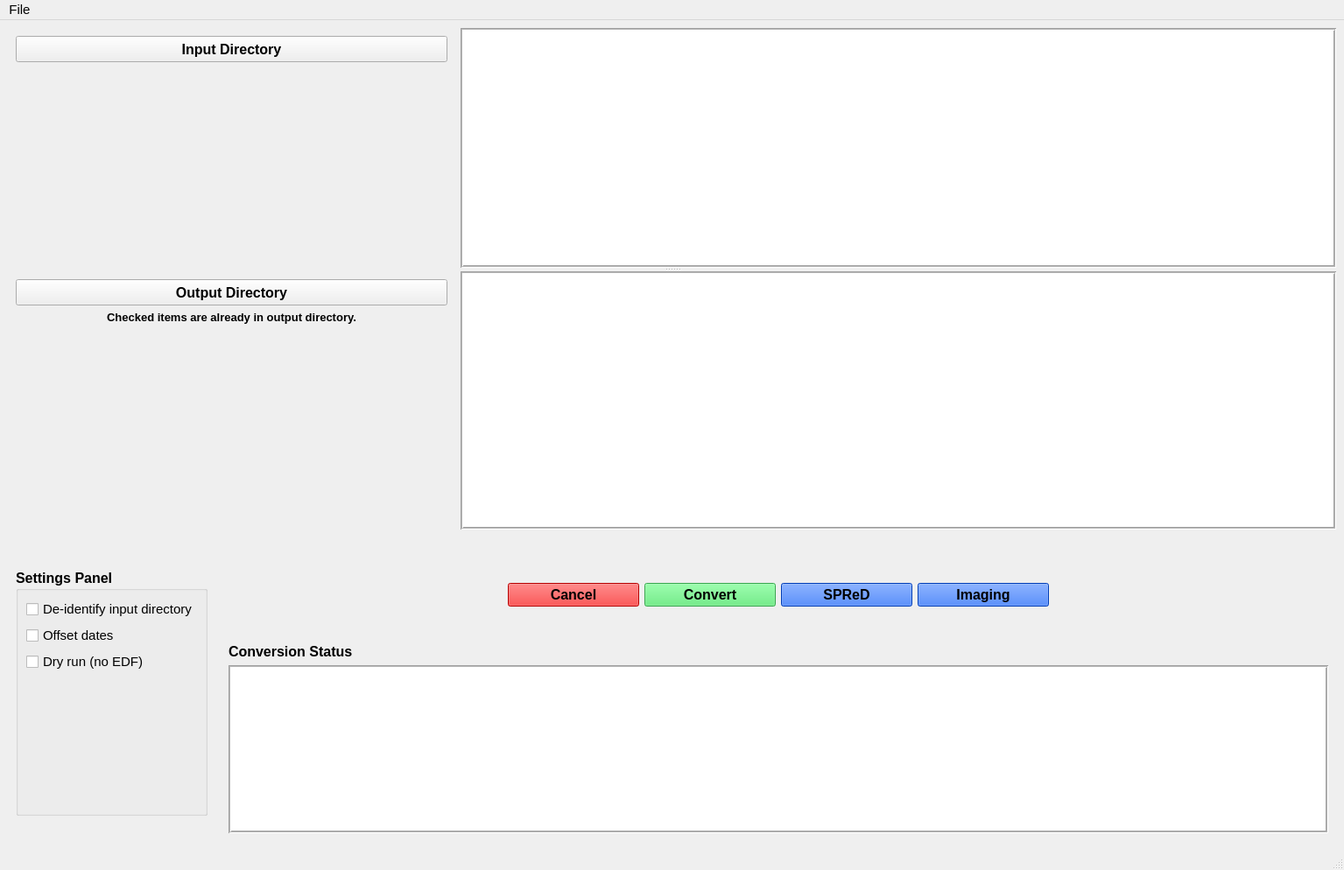
<?xml version="1.0" encoding="UTF-8"?>
<ui version="4.0">
 <class>MainWindow</class>
 <widget class="QMainWindow" name="MainWindow">
  <property name="geometry">
   <rect>
    <x>0</x>
    <y>0</y>
    <width>1535</width>
    <height>994</height>
   </rect>
  </property>
  <property name="sizePolicy">
   <sizepolicy hsizetype="MinimumExpanding" vsizetype="MinimumExpanding">
    <horstretch>0</horstretch>
    <verstretch>0</verstretch>
   </sizepolicy>
  </property>
  <property name="font">
   <font>
    <family>Arial</family>
    <pointsize>12</pointsize>
   </font>
  </property>
  <property name="windowTitle">
   <string>edf2bids converter</string>
  </property>
  <property name="windowIcon">
   <iconset>
    <normaloff>eplink_icon.ico</normaloff>eplink_icon.ico</iconset>
  </property>
  <widget class="QWidget" name="centralwidget">
   <property name="sizePolicy">
    <sizepolicy hsizetype="MinimumExpanding" vsizetype="MinimumExpanding">
     <horstretch>0</horstretch>
     <verstretch>0</verstretch>
    </sizepolicy>
   </property>
   <layout class="QGridLayout" name="gridLayout_2">
    <item row="0" column="0" colspan="2">
     <widget class="QSplitter" name="splitter">
      <property name="sizePolicy">
       <sizepolicy hsizetype="Preferred" vsizetype="MinimumExpanding">
        <horstretch>0</horstretch>
        <verstretch>0</verstretch>
       </sizepolicy>
      </property>
      <property name="minimumSize">
       <size>
        <width>1100</width>
        <height>0</height>
       </size>
      </property>
      <property name="midLineWidth">
       <number>0</number>
      </property>
      <property name="orientation">
       <enum>Qt::Vertical</enum>
      </property>
      <property name="opaqueResize">
       <bool>false</bool>
      </property>
      <property name="handleWidth">
       <number>4</number>
      </property>
      <property name="childrenCollapsible">
       <bool>true</bool>
      </property>
      <widget class="QWidget" name="widget_6" native="true">
       <property name="sizePolicy">
        <sizepolicy hsizetype="Preferred" vsizetype="MinimumExpanding">
         <horstretch>0</horstretch>
         <verstretch>0</verstretch>
        </sizepolicy>
       </property>
       <property name="minimumSize">
        <size>
         <width>1100</width>
         <height>0</height>
        </size>
       </property>
       <layout class="QGridLayout" name="gridLayout_3">
        <item row="0" column="0">
         <widget class="QWidget" name="widget_4" native="true">
          <property name="sizePolicy">
           <sizepolicy hsizetype="Preferred" vsizetype="MinimumExpanding">
            <horstretch>0</horstretch>
            <verstretch>0</verstretch>
           </sizepolicy>
          </property>
          <property name="minimumSize">
           <size>
            <width>200</width>
            <height>0</height>
           </size>
          </property>
          <layout class="QGridLayout" name="gridLayout_4">
           <item row="0" column="0">
            <widget class="QPushButton" name="loadDirButton">
             <property name="sizePolicy">
              <sizepolicy hsizetype="Preferred" vsizetype="Preferred">
               <horstretch>0</horstretch>
               <verstretch>0</verstretch>
              </sizepolicy>
             </property>
             <property name="minimumSize">
              <size>
               <width>150</width>
               <height>30</height>
              </size>
             </property>
             <property name="font">
              <font>
               <family>Arial</family>
               <pointsize>12</pointsize>
               <weight>75</weight>
               <bold>true</bold>
               <kerning>true</kerning>
              </font>
             </property>
             <property name="styleSheet">
              <string notr="true"/>
             </property>
             <property name="text">
              <string>Input Directory</string>
             </property>
            </widget>
           </item>
           <item row="1" column="0">
            <spacer name="verticalSpacer">
             <property name="orientation">
              <enum>Qt::Vertical</enum>
             </property>
             <property name="sizeType">
              <enum>QSizePolicy::MinimumExpanding</enum>
             </property>
             <property name="sizeHint" stdset="0">
              <size>
               <width>20</width>
               <height>226</height>
              </size>
             </property>
            </spacer>
           </item>
          </layout>
         </widget>
        </item>
        <item row="0" column="1">
         <widget class="QTreeWidget" name="treeViewLoad">
          <property name="sizePolicy">
           <sizepolicy hsizetype="Preferred" vsizetype="MinimumExpanding">
            <horstretch>0</horstretch>
            <verstretch>0</verstretch>
           </sizepolicy>
          </property>
          <property name="minimumSize">
           <size>
            <width>1000</width>
            <height>0</height>
           </size>
          </property>
          <property name="maximumSize">
           <size>
            <width>16777215</width>
            <height>16777215</height>
           </size>
          </property>
          <property name="font">
           <font>
            <family>Arial</family>
            <pointsize>10</pointsize>
           </font>
          </property>
          <property name="contextMenuPolicy">
           <enum>Qt::PreventContextMenu</enum>
          </property>
          <property name="acceptDrops">
           <bool>true</bool>
          </property>
          <property name="autoFillBackground">
           <bool>true</bool>
          </property>
          <property name="frameShape">
           <enum>QFrame::Box</enum>
          </property>
          <property name="frameShadow">
           <enum>QFrame::Sunken</enum>
          </property>
          <property name="lineWidth">
           <number>1</number>
          </property>
          <property name="midLineWidth">
           <number>1</number>
          </property>
          <property name="verticalScrollBarPolicy">
           <enum>Qt::ScrollBarAsNeeded</enum>
          </property>
          <property name="sizeAdjustPolicy">
           <enum>QAbstractScrollArea::AdjustToContents</enum>
          </property>
          <property name="alternatingRowColors">
           <bool>true</bool>
          </property>
          <property name="selectionMode">
           <enum>QAbstractItemView::NoSelection</enum>
          </property>
          <property name="horizontalScrollMode">
           <enum>QAbstractItemView::ScrollPerItem</enum>
          </property>
          <property name="animated">
           <bool>false</bool>
          </property>
          <property name="columnCount">
           <number>0</number>
          </property>
          <attribute name="headerVisible">
           <bool>true</bool>
          </attribute>
          <attribute name="headerStretchLastSection">
           <bool>false</bool>
          </attribute>
         </widget>
        </item>
       </layout>
      </widget>
      <widget class="QWidget" name="widget_8" native="true">
       <property name="sizePolicy">
        <sizepolicy hsizetype="Preferred" vsizetype="MinimumExpanding">
         <horstretch>0</horstretch>
         <verstretch>0</verstretch>
        </sizepolicy>
       </property>
       <property name="minimumSize">
        <size>
         <width>1100</width>
         <height>0</height>
        </size>
       </property>
       <layout class="QGridLayout" name="gridLayout_5">
        <item row="0" column="0">
         <widget class="QWidget" name="widget_5" native="true">
          <property name="sizePolicy">
           <sizepolicy hsizetype="Preferred" vsizetype="MinimumExpanding">
            <horstretch>0</horstretch>
            <verstretch>0</verstretch>
           </sizepolicy>
          </property>
          <property name="minimumSize">
           <size>
            <width>200</width>
            <height>0</height>
           </size>
          </property>
          <layout class="QGridLayout" name="gridLayout_6">
           <item row="0" column="0">
            <widget class="QPushButton" name="outDirButton">
             <property name="sizePolicy">
              <sizepolicy hsizetype="Preferred" vsizetype="Preferred">
               <horstretch>0</horstretch>
               <verstretch>0</verstretch>
              </sizepolicy>
             </property>
             <property name="minimumSize">
              <size>
               <width>150</width>
               <height>30</height>
              </size>
             </property>
             <property name="font">
              <font>
               <family>Arial</family>
               <pointsize>12</pointsize>
               <weight>75</weight>
               <bold>true</bold>
               <kerning>true</kerning>
              </font>
             </property>
             <property name="layoutDirection">
              <enum>Qt::LeftToRight</enum>
             </property>
             <property name="styleSheet">
              <string notr="true"/>
             </property>
             <property name="text">
              <string>Output Directory</string>
             </property>
            </widget>
           </item>
           <item row="1" column="0">
            <widget class="QLabel" name="sText">
             <property name="enabled">
              <bool>true</bool>
             </property>
             <property name="sizePolicy">
              <sizepolicy hsizetype="Minimum" vsizetype="Minimum">
               <horstretch>0</horstretch>
               <verstretch>0</verstretch>
              </sizepolicy>
             </property>
             <property name="minimumSize">
              <size>
               <width>175</width>
               <height>0</height>
              </size>
             </property>
             <property name="font">
              <font>
               <family>Arial</family>
               <pointsize>10</pointsize>
               <weight>75</weight>
               <bold>true</bold>
              </font>
             </property>
             <property name="text">
              <string>Checked items are already in output directory.</string>
             </property>
             <property name="alignment">
              <set>Qt::AlignCenter</set>
             </property>
             <property name="wordWrap">
              <bool>true</bool>
             </property>
            </widget>
           </item>
           <item row="2" column="0">
            <spacer name="verticalSpacer_2">
             <property name="orientation">
              <enum>Qt::Vertical</enum>
             </property>
             <property name="sizeType">
              <enum>QSizePolicy::MinimumExpanding</enum>
             </property>
             <property name="sizeHint" stdset="0">
              <size>
               <width>20</width>
               <height>211</height>
              </size>
             </property>
            </spacer>
           </item>
          </layout>
         </widget>
        </item>
        <item row="0" column="1">
         <widget class="QTreeWidget" name="treeViewOutput">
          <property name="sizePolicy">
           <sizepolicy hsizetype="Preferred" vsizetype="MinimumExpanding">
            <horstretch>0</horstretch>
            <verstretch>0</verstretch>
           </sizepolicy>
          </property>
          <property name="minimumSize">
           <size>
            <width>1000</width>
            <height>0</height>
           </size>
          </property>
          <property name="font">
           <font>
            <family>Arial</family>
            <pointsize>10</pointsize>
           </font>
          </property>
          <property name="contextMenuPolicy">
           <enum>Qt::PreventContextMenu</enum>
          </property>
          <property name="acceptDrops">
           <bool>true</bool>
          </property>
          <property name="autoFillBackground">
           <bool>true</bool>
          </property>
          <property name="frameShape">
           <enum>QFrame::Box</enum>
          </property>
          <property name="frameShadow">
           <enum>QFrame::Sunken</enum>
          </property>
          <property name="lineWidth">
           <number>1</number>
          </property>
          <property name="midLineWidth">
           <number>1</number>
          </property>
          <property name="verticalScrollBarPolicy">
           <enum>Qt::ScrollBarAsNeeded</enum>
          </property>
          <property name="alternatingRowColors">
           <bool>true</bool>
          </property>
          <property name="selectionMode">
           <enum>QAbstractItemView::NoSelection</enum>
          </property>
          <property name="horizontalScrollMode">
           <enum>QAbstractItemView::ScrollPerItem</enum>
          </property>
          <property name="columnCount">
           <number>0</number>
          </property>
          <attribute name="headerVisible">
           <bool>true</bool>
          </attribute>
          <attribute name="headerStretchLastSection">
           <bool>false</bool>
          </attribute>
         </widget>
        </item>
       </layout>
      </widget>
     </widget>
    </item>
    <item row="1" column="0">
     <spacer name="verticalSpacer_3">
      <property name="orientation">
       <enum>Qt::Vertical</enum>
      </property>
      <property name="sizeType">
       <enum>QSizePolicy::Minimum</enum>
      </property>
      <property name="sizeHint" stdset="0">
       <size>
        <width>20</width>
        <height>10</height>
       </size>
      </property>
     </spacer>
    </item>
    <item row="2" column="0">
     <widget class="QWidget" name="widget_7" native="true">
      <property name="sizePolicy">
       <sizepolicy hsizetype="Preferred" vsizetype="MinimumExpanding">
        <horstretch>0</horstretch>
        <verstretch>0</verstretch>
       </sizepolicy>
      </property>
      <property name="minimumSize">
       <size>
        <width>200</width>
        <height>250</height>
       </size>
      </property>
      <property name="maximumSize">
       <size>
        <width>16777215</width>
        <height>300</height>
       </size>
      </property>
      <layout class="QGridLayout" name="gridLayout">
       <item row="0" column="0">
        <widget class="QGroupBox" name="groupBox">
         <property name="sizePolicy">
          <sizepolicy hsizetype="Preferred" vsizetype="MinimumExpanding">
           <horstretch>0</horstretch>
           <verstretch>0</verstretch>
          </sizepolicy>
         </property>
         <property name="minimumSize">
          <size>
           <width>190</width>
           <height>200</height>
          </size>
         </property>
         <property name="font">
          <font>
           <family>Arial</family>
           <pointsize>12</pointsize>
           <weight>75</weight>
           <bold>true</bold>
          </font>
         </property>
         <property name="title">
          <string>Settings Panel</string>
         </property>
         <layout class="QGridLayout" name="gridLayout_9">
          <item row="0" column="0">
           <widget class="QCheckBox" name="deidentifyInputDir">
            <property name="sizePolicy">
             <sizepolicy hsizetype="Preferred" vsizetype="Fixed">
              <horstretch>0</horstretch>
              <verstretch>0</verstretch>
             </sizepolicy>
            </property>
            <property name="font">
             <font>
              <pointsize>11</pointsize>
              <weight>50</weight>
              <bold>false</bold>
             </font>
            </property>
            <property name="text">
             <string>De-identify input directory</string>
            </property>
           </widget>
          </item>
          <item row="1" column="0">
           <widget class="QCheckBox" name="offsetDate">
            <property name="sizePolicy">
             <sizepolicy hsizetype="Preferred" vsizetype="Fixed">
              <horstretch>0</horstretch>
              <verstretch>0</verstretch>
             </sizepolicy>
            </property>
            <property name="font">
             <font>
              <pointsize>11</pointsize>
              <weight>50</weight>
              <bold>false</bold>
             </font>
            </property>
            <property name="text">
             <string>Offset dates</string>
            </property>
            <property name="checked">
             <bool>false</bool>
            </property>
           </widget>
          </item>
          <item row="2" column="0">
           <widget class="QCheckBox" name="dryRun">
            <property name="sizePolicy">
             <sizepolicy hsizetype="Preferred" vsizetype="Fixed">
              <horstretch>0</horstretch>
              <verstretch>0</verstretch>
             </sizepolicy>
            </property>
            <property name="font">
             <font>
              <pointsize>11</pointsize>
              <weight>50</weight>
              <bold>false</bold>
             </font>
            </property>
            <property name="text">
             <string>Dry run (no EDF)</string>
            </property>
           </widget>
          </item>
          <item row="3" column="0">
           <spacer name="verticalSpacer_4">
            <property name="orientation">
             <enum>Qt::Vertical</enum>
            </property>
            <property name="sizeType">
             <enum>QSizePolicy::MinimumExpanding</enum>
            </property>
            <property name="sizeHint" stdset="0">
             <size>
              <width>20</width>
              <height>40</height>
             </size>
            </property>
           </spacer>
          </item>
         </layout>
        </widget>
       </item>
      </layout>
     </widget>
    </item>
    <item row="2" column="1">
     <widget class="QWidget" name="widget_3" native="true">
      <property name="sizePolicy">
       <sizepolicy hsizetype="Preferred" vsizetype="MinimumExpanding">
        <horstretch>0</horstretch>
        <verstretch>0</verstretch>
       </sizepolicy>
      </property>
      <property name="minimumSize">
       <size>
        <width>900</width>
        <height>200</height>
       </size>
      </property>
      <layout class="QGridLayout" name="gridLayout_7">
       <item row="0" column="0">
        <widget class="QWidget" name="widget" native="true">
         <property name="sizePolicy">
          <sizepolicy hsizetype="Preferred" vsizetype="MinimumExpanding">
           <horstretch>0</horstretch>
           <verstretch>0</verstretch>
          </sizepolicy>
         </property>
         <property name="minimumSize">
          <size>
           <width>900</width>
           <height>0</height>
          </size>
         </property>
         <layout class="QGridLayout" name="gridLayout_8">
          <item row="0" column="0">
           <spacer name="horizontalSpacer">
            <property name="orientation">
             <enum>Qt::Horizontal</enum>
            </property>
            <property name="sizeType">
             <enum>QSizePolicy::MinimumExpanding</enum>
            </property>
            <property name="sizeHint" stdset="0">
             <size>
              <width>40</width>
              <height>20</height>
             </size>
            </property>
           </spacer>
          </item>
          <item row="0" column="1">
           <widget class="QPushButton" name="cancelButton">
            <property name="sizePolicy">
             <sizepolicy hsizetype="Fixed" vsizetype="Fixed">
              <horstretch>0</horstretch>
              <verstretch>0</verstretch>
             </sizepolicy>
            </property>
            <property name="minimumSize">
             <size>
              <width>150</width>
              <height>0</height>
             </size>
            </property>
            <property name="maximumSize">
             <size>
              <width>150</width>
              <height>16777215</height>
             </size>
            </property>
            <property name="palette">
             <palette>
              <active>
               <colorrole role="WindowText">
                <brush brushstyle="SolidPattern">
                 <color alpha="255">
                  <red>0</red>
                  <green>0</green>
                  <blue>0</blue>
                 </color>
                </brush>
               </colorrole>
               <colorrole role="Button">
                <brush brushstyle="SolidPattern">
                 <color alpha="255">
                  <red>255</red>
                  <green>0</green>
                  <blue>0</blue>
                 </color>
                </brush>
               </colorrole>
               <colorrole role="Text">
                <brush brushstyle="SolidPattern">
                 <color alpha="255">
                  <red>0</red>
                  <green>0</green>
                  <blue>0</blue>
                 </color>
                </brush>
               </colorrole>
               <colorrole role="ButtonText">
                <brush brushstyle="SolidPattern">
                 <color alpha="255">
                  <red>0</red>
                  <green>0</green>
                  <blue>0</blue>
                 </color>
                </brush>
               </colorrole>
               <colorrole role="Base">
                <brush brushstyle="SolidPattern">
                 <color alpha="255">
                  <red>255</red>
                  <green>0</green>
                  <blue>0</blue>
                 </color>
                </brush>
               </colorrole>
               <colorrole role="Window">
                <brush brushstyle="SolidPattern">
                 <color alpha="255">
                  <red>255</red>
                  <green>0</green>
                  <blue>0</blue>
                 </color>
                </brush>
               </colorrole>
               <colorrole role="PlaceholderText">
                <brush brushstyle="NoBrush">
                 <color alpha="128">
                  <red>0</red>
                  <green>0</green>
                  <blue>0</blue>
                 </color>
                </brush>
               </colorrole>
              </active>
              <inactive>
               <colorrole role="WindowText">
                <brush brushstyle="SolidPattern">
                 <color alpha="255">
                  <red>0</red>
                  <green>0</green>
                  <blue>0</blue>
                 </color>
                </brush>
               </colorrole>
               <colorrole role="Button">
                <brush brushstyle="SolidPattern">
                 <color alpha="255">
                  <red>255</red>
                  <green>0</green>
                  <blue>0</blue>
                 </color>
                </brush>
               </colorrole>
               <colorrole role="Text">
                <brush brushstyle="SolidPattern">
                 <color alpha="255">
                  <red>0</red>
                  <green>0</green>
                  <blue>0</blue>
                 </color>
                </brush>
               </colorrole>
               <colorrole role="ButtonText">
                <brush brushstyle="SolidPattern">
                 <color alpha="255">
                  <red>0</red>
                  <green>0</green>
                  <blue>0</blue>
                 </color>
                </brush>
               </colorrole>
               <colorrole role="Base">
                <brush brushstyle="SolidPattern">
                 <color alpha="255">
                  <red>255</red>
                  <green>0</green>
                  <blue>0</blue>
                 </color>
                </brush>
               </colorrole>
               <colorrole role="Window">
                <brush brushstyle="SolidPattern">
                 <color alpha="255">
                  <red>255</red>
                  <green>0</green>
                  <blue>0</blue>
                 </color>
                </brush>
               </colorrole>
               <colorrole role="PlaceholderText">
                <brush brushstyle="NoBrush">
                 <color alpha="128">
                  <red>0</red>
                  <green>0</green>
                  <blue>0</blue>
                 </color>
                </brush>
               </colorrole>
              </inactive>
              <disabled>
               <colorrole role="WindowText">
                <brush brushstyle="SolidPattern">
                 <color alpha="255">
                  <red>0</red>
                  <green>0</green>
                  <blue>0</blue>
                 </color>
                </brush>
               </colorrole>
               <colorrole role="Button">
                <brush brushstyle="SolidPattern">
                 <color alpha="255">
                  <red>255</red>
                  <green>0</green>
                  <blue>0</blue>
                 </color>
                </brush>
               </colorrole>
               <colorrole role="Text">
                <brush brushstyle="SolidPattern">
                 <color alpha="255">
                  <red>0</red>
                  <green>0</green>
                  <blue>0</blue>
                 </color>
                </brush>
               </colorrole>
               <colorrole role="ButtonText">
                <brush brushstyle="SolidPattern">
                 <color alpha="255">
                  <red>0</red>
                  <green>0</green>
                  <blue>0</blue>
                 </color>
                </brush>
               </colorrole>
               <colorrole role="Base">
                <brush brushstyle="SolidPattern">
                 <color alpha="255">
                  <red>255</red>
                  <green>0</green>
                  <blue>0</blue>
                 </color>
                </brush>
               </colorrole>
               <colorrole role="Window">
                <brush brushstyle="SolidPattern">
                 <color alpha="255">
                  <red>255</red>
                  <green>0</green>
                  <blue>0</blue>
                 </color>
                </brush>
               </colorrole>
               <colorrole role="PlaceholderText">
                <brush brushstyle="NoBrush">
                 <color alpha="128">
                  <red>0</red>
                  <green>0</green>
                  <blue>0</blue>
                 </color>
                </brush>
               </colorrole>
              </disabled>
             </palette>
            </property>
            <property name="font">
             <font>
              <family>Arial</family>
              <pointsize>12</pointsize>
              <weight>75</weight>
              <bold>true</bold>
             </font>
            </property>
            <property name="styleSheet">
             <string notr="true">background-color: rgb(255,0,0);
color: black</string>
            </property>
            <property name="text">
             <string>Cancel</string>
            </property>
            <property name="flat">
             <bool>false</bool>
            </property>
           </widget>
          </item>
          <item row="0" column="2">
           <widget class="QPushButton" name="convertButton">
            <property name="sizePolicy">
             <sizepolicy hsizetype="Fixed" vsizetype="Fixed">
              <horstretch>0</horstretch>
              <verstretch>0</verstretch>
             </sizepolicy>
            </property>
            <property name="minimumSize">
             <size>
              <width>150</width>
              <height>0</height>
             </size>
            </property>
            <property name="maximumSize">
             <size>
              <width>150</width>
              <height>16777215</height>
             </size>
            </property>
            <property name="font">
             <font>
              <family>Arial</family>
              <pointsize>12</pointsize>
              <weight>75</weight>
              <bold>true</bold>
              <kerning>true</kerning>
             </font>
            </property>
            <property name="styleSheet">
             <string notr="true">background-color: rgb(79, 232, 109);
color: black</string>
            </property>
            <property name="text">
             <string>Convert</string>
            </property>
           </widget>
          </item>
          <item row="0" column="3">
           <widget class="QPushButton" name="spredButton">
            <property name="sizePolicy">
             <sizepolicy hsizetype="Fixed" vsizetype="Fixed">
              <horstretch>0</horstretch>
              <verstretch>0</verstretch>
             </sizepolicy>
            </property>
            <property name="minimumSize">
             <size>
              <width>150</width>
              <height>0</height>
             </size>
            </property>
            <property name="maximumSize">
             <size>
              <width>150</width>
              <height>16777215</height>
             </size>
            </property>
            <property name="font">
             <font>
              <family>Arial</family>
              <pointsize>12</pointsize>
              <weight>75</weight>
              <bold>true</bold>
             </font>
            </property>
            <property name="styleSheet">
             <string notr="true">background-color: rgb(0, 85, 255);
color: black</string>
            </property>
            <property name="text">
             <string>SPReD</string>
            </property>
           </widget>
          </item>
          <item row="0" column="4">
           <widget class="QPushButton" name="imagingButton">
            <property name="sizePolicy">
             <sizepolicy hsizetype="Fixed" vsizetype="Fixed">
              <horstretch>0</horstretch>
              <verstretch>0</verstretch>
             </sizepolicy>
            </property>
            <property name="minimumSize">
             <size>
              <width>150</width>
              <height>0</height>
             </size>
            </property>
            <property name="maximumSize">
             <size>
              <width>150</width>
              <height>16777215</height>
             </size>
            </property>
            <property name="font">
             <font>
              <family>Arial</family>
              <pointsize>12</pointsize>
              <weight>75</weight>
              <bold>true</bold>
             </font>
            </property>
            <property name="styleSheet">
             <string notr="true">background-color: rgb(0, 85, 255);
color: black</string>
            </property>
            <property name="text">
             <string>Imaging</string>
            </property>
           </widget>
          </item>
          <item row="0" column="5">
           <spacer name="horizontalSpacer_2">
            <property name="orientation">
             <enum>Qt::Horizontal</enum>
            </property>
            <property name="sizeType">
             <enum>QSizePolicy::MinimumExpanding</enum>
            </property>
            <property name="sizeHint" stdset="0">
             <size>
              <width>40</width>
              <height>20</height>
             </size>
            </property>
           </spacer>
          </item>
         </layout>
        </widget>
       </item>
       <item row="1" column="0">
        <widget class="QLabel" name="label">
         <property name="minimumSize">
          <size>
           <width>900</width>
           <height>0</height>
          </size>
         </property>
         <property name="font">
          <font>
           <family>Arial</family>
           <pointsize>12</pointsize>
           <weight>75</weight>
           <bold>true</bold>
          </font>
         </property>
         <property name="text">
          <string>Conversion Status</string>
         </property>
        </widget>
       </item>
       <item row="2" column="0">
        <widget class="QPlainTextEdit" name="conversionStatus">
         <property name="sizePolicy">
          <sizepolicy hsizetype="MinimumExpanding" vsizetype="MinimumExpanding">
           <horstretch>0</horstretch>
           <verstretch>0</verstretch>
          </sizepolicy>
         </property>
         <property name="minimumSize">
          <size>
           <width>0</width>
           <height>150</height>
          </size>
         </property>
         <property name="maximumSize">
          <size>
           <width>16777215</width>
           <height>300</height>
          </size>
         </property>
         <property name="font">
          <font>
           <family>Arial</family>
           <pointsize>9</pointsize>
          </font>
         </property>
         <property name="frameShape">
          <enum>QFrame::Box</enum>
         </property>
         <property name="midLineWidth">
          <number>1</number>
         </property>
         <property name="textInteractionFlags">
          <set>Qt::NoTextInteraction</set>
         </property>
        </widget>
       </item>
      </layout>
     </widget>
    </item>
   </layout>
  </widget>
  <widget class="QStatusBar" name="statusbar">
   <property name="font">
    <font>
     <family>Arial</family>
    </font>
   </property>
  </widget>
  <widget class="QMenuBar" name="menuBar">
   <property name="geometry">
    <rect>
     <x>0</x>
     <y>0</y>
     <width>1535</width>
     <height>23</height>
    </rect>
   </property>
   <property name="font">
    <font>
     <family>Arial</family>
     <pointsize>11</pointsize>
    </font>
   </property>
   <widget class="QMenu" name="menuFile">
    <property name="font">
     <font>
      <family>Arial</family>
      <pointsize>11</pointsize>
     </font>
    </property>
    <property name="title">
     <string>File</string>
    </property>
    <addaction name="actionLoad_data"/>
    <addaction name="actionSettings"/>
    <addaction name="actionQuit"/>
   </widget>
   <addaction name="menuFile"/>
  </widget>
  <action name="actionLoad_data">
   <property name="text">
    <string>Load data</string>
   </property>
   <property name="font">
    <font>
     <family>Arial</family>
     <pointsize>11</pointsize>
    </font>
   </property>
  </action>
  <action name="actionQuit">
   <property name="text">
    <string>Quit</string>
   </property>
   <property name="font">
    <font>
     <family>Arial</family>
     <pointsize>11</pointsize>
    </font>
   </property>
  </action>
  <action name="actionSettings">
   <property name="text">
    <string>Settings</string>
   </property>
   <property name="font">
    <font>
     <family>Arial</family>
     <pointsize>11</pointsize>
    </font>
   </property>
  </action>
 </widget>
 <resources/>
 <connections>
  <connection>
   <sender>actionLoad_data</sender>
   <signal>triggered(bool)</signal>
   <receiver>loadDirButton</receiver>
   <slot>showMenu()</slot>
   <hints>
    <hint type="sourcelabel">
     <x>-1</x>
     <y>-1</y>
    </hint>
    <hint type="destinationlabel">
     <x>81</x>
     <y>72</y>
    </hint>
   </hints>
  </connection>
 </connections>
</ui>
